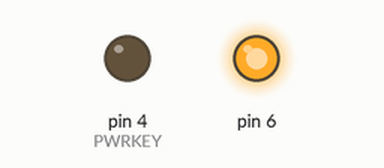
Bench run of a sketch on a simulated Arduino Uno, built with avr-gcc and run on an emulated ATmega328P. On the bench: output pins drawn as LEDs (lit = HIGH). The modem accepts every AT command (registered, SIM ready, sends succeed) and sends nothing else; pins used as bus, display or sensor lines are not drawn; what the sketch prints to the serial monitor is not drawn.

Above: at 0.1 s.
At 20.2 s:
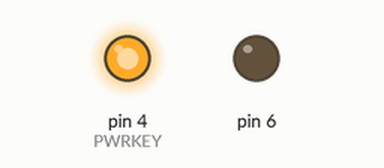
At 89.4 s:
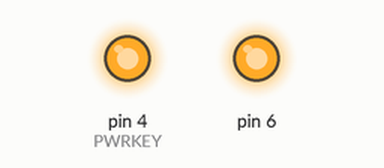
Timing chart, 0 to 119.9 s (numbered marks = the images above):
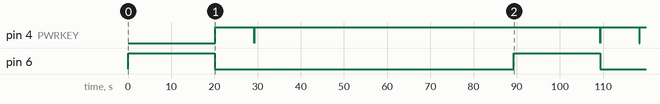

Measured:
- by itself, pin 4 (PWRKEY): goes HIGH 9.0 s, LOW 0.07 s, HIGH 80.1 s, LOW 0.06 s, HIGH 9.0 s, LOW 0.07 s, then HIGH
- by itself, pin 6: HIGH → LOW at 20.1 s, → HIGH 69.2 s later, → LOW 20.0 s later

The sketch:

BoSL.ino
```cpp
//todo add check for if i2c device is present to change error code

#include <avr/power.h>
#include <SoftwareSerial.h>
#include <LowPower.h>


#define SIMCOM_7000 // SIM7000A/C/E/G
#define BAUDRATE 9600 // MUST be below 19200 (for stability) but 9600 is more stable

#define CHARBUFF 196 //SIM7000 serial response buffer //longer than 255 will cause issues
#define MAXTRASMITINTERVAL 60000//milli seconds

// For SIM7000 BoSL board
#define PWRKEY 4
#define DTR 5 // Connect with solder jumper
#define BOSL_RX 3 // Microcontroller RX
#define BOSL_TX 2 // Microcontroller TX
#define VEL_RX 8
#define VEL_TX 9
#define VEL_RST 7

//Site specific config
#define SITEID "VELOCITY_TEST_10K_TEST"
//does not do anything atm // change values in transmit function
//#define APN "telstra.internet" //FOR TELSTRA
//#define APN "mdata.net.au" //FOR ALDI MOBILE

//default variable array (complilation purposes only)
bool defaultVars[6] = {1,1,1,1,1,1};

//millis timer variable
extern volatile unsigned long timer0_millis;

//gobal variables
char response[CHARBUFF]; //sim7000 serial response buffer
uint32_t lstTransmit = 0; //timestamp of last transmit (milli seconds)
String dataStr; //Transmit URL

//GPS reponse stings
char vel[80];
char press[2];
char EC[2];
char air[2];
char Nview[2];
char CBC[5];
//previous GPS reponse strings
char Lstvel[80];
char Lstpress[2];
char LstEC[2];
char Lstair[2];
char LstNview[2];

//SIM7000 serial object
SoftwareSerial simCom = SoftwareSerial(BOSL_RX, BOSL_TX);
SoftwareSerial velPort = SoftwareSerial(VEL_RX, VEL_TX);


////clears char arrays////
void charBuffclr(bool clrVars[6] = defaultVars){
    if(clrVars[0]){
    memset(vel, '\0', 80);
    }
    if(clrVars[1]){
    memset(press, '\0', 2);
    }
    if(clrVars[2]){
    memset(EC, '\0', 2);
    }
    if(clrVars[3]){
    memset(air, '\0', 2);
    }
    if(clrVars[4]){
    memset(Nview, '\0', 2);
    }
    if(clrVars[5]){
    memset(CBC, '\0', 5);
    }
}

////clears char arrays////
void LstcharBuffclr(bool clrVars[6] = defaultVars){
    if(clrVars[0]){
    memset(Lstvel, '\0', 80);
    }
    if(clrVars[1]){
    memset(Lstpress, '\0', 2);
    }
    if(clrVars[2]){
    memset(LstEC, '\0', 2);
    }
    if(clrVars[3]){
    memset(Lstair, '\0', 2);
    }
    if(clrVars[4]){
    memset(LstNview, '\0', 2);
    }
}

////stores coordinate data as previous and clears current arrays////
void charBuffAdvance(bool advVars[6] = defaultVars){
    uint8_t i;

    if(advVars[0]){
        for(i = 0; i < 80; i++){
            Lstvel[i] = vel[i];
        }
    }
    if(advVars[1]){
        for(i = 0; i < 2; i++){
            Lstpress[i] = press[i];
        }
    }
    if(advVars[2]){
        for(i = 0; i < 2; i++){
            LstEC[i] = EC[i];
        }
    }
    if(advVars[3]){
        for(i = 0; i < 2; i++){
            Lstair[i] = air[i];
        }
    }
    if(advVars[4]){
        for(i = 0; i < 2; i++){
            LstNview[i] = Nview[i];
        }
    }

    bool clrVars[6] = {1,1,1,1,1,0};

    charBuffclr(clrVars);
}

////reads battery voltage from responce char array////
void storeCBCresponse(){

    bool end = 0;
    uint8_t x = 0;
    uint8_t j = 0;

    bool clrVars[6] = {0,0,0,0,0,1};

    charBuffclr(clrVars);

    //loop through reponce to extract data
    for (uint8_t i=0; i < CHARBUFF; i++){

        //string splitting cases
        switch(response[i]){
        case ':':
            x = 9;
            j=0;
            i += 2;
            break;

        case ',':
            x++;
            j=0;
            break;

        case '\0':
            end = 1;
            break;
        case '\r':
            x++;
            j=0;
            break;
        }
        //write to char arrays
        if (response[i] != ','){
            switch(x){
                case 11:
                    CBC[j] = response[i];
                break;
            }
            //increment char array counter
            j++;
        }
        //break loop when end flag is high
        if (end){
            i = CHARBUFF;
        }
    }

}

void setup() {
 pinMode(6, OUTPUT);
 digitalWrite(6, HIGH);

  //clear buffers
  charBuffclr();
  LstcharBuffclr();

  //ensure sim is in the off state
  simOff();

  //begin serial
  Serial.begin(BAUDRATE);
  simCom.begin(BAUDRATE);
  simCom.listen();

  Serial.println("Initialising SIM 7000");
  //initialise sim (on arduino startup only)
	// simOn();
    // simInit();

    // netReg();

    // netUnreg();

	// simOff();
}

void loop() {

	  // pinMode(7,INPUT);
	  // pinMode(8,INPUT);
	  // pinMode(9,INPUT);

      charBuffclr();
      digitalWrite(6,HIGH);
      Serial.println("VEL");

      velread();

	  digitalWrite(6,LOW);

	  for(int j = 0; j < 79; j++){
		  Serial.print(vel[j]);
	  }
	  Serial.println(vel[79]);

      if(shouldTrasmit()){
            simOn();

            netUnreg();

            CBCread();

            Transmit();

            simOff();
      }


    Serial.println("Sleep");
	Serial.println();
		//delay(15000);
	Sleepy(60);
}

void velread(){
	uint32_t tout = 0;
	char bytin = 0;
	uint8_t i = 0;


	pinMode(VEL_RST, OUTPUT);
	digitalWrite(VEL_RST, LOW);
	delay(10);
	digitalWrite(VEL_RST, HIGH);
	pinMode(VEL_RST, INPUT);

	velPort.begin(9600);
	velPort.listen();

	tout = millis();
	while(millis() - tout < 10000){
        if(velPort.available() != 0){
			bytin = velPort.read();
			if(bytin == 'R'){

				break;
			}
		}
	}


	velPort.print('V');

	tout = millis();
	while((millis()- tout < 10000) and (i<80)){
		if(velPort.available() != 0){

		   bytin = velPort.read();
		   if(bytin == ' '){
			continue;
           }
		   vel[i] = bytin;

            // check if the desired answer is in the response of the module
            if (vel[i] == 'T')
            {
                vel[i] = '\0';
				break;
            }
			i++;
        }

	 }

	velPort.print('S');
	velPort.flush();
	velPort.end();
	simCom.listen();
}


////SLEEPS FOR SET TIME////
void Sleepy(uint16_t tsleep){ //Sleep Time in seconds

    simCom.flush(); // must run before going to sleep

    Serial.flush(); // ensures that all messages have sent through serial before arduino sleeps

    LowPower.powerDown(SLEEP_4S, ADC_OFF, BOD_OFF); //8 seconds dosen't work on the 8mhz
    //advance millis timer as it is paused in sleep
    noInterrupts();
    timer0_millis += 4000;
    interrupts();


    while(tsleep >= 8){
        LowPower.powerDown(SLEEP_4S, ADC_OFF, BOD_OFF); //8 seconds dosen't work on the 8mhz
        //advance millis timer as it is paused in sleep
        noInterrupts();
        timer0_millis += 4000;
        interrupts();

        tsleep -= 4;
    }
}

////TRANSMITS LAST GPS CORDINATES TO WEB////
void Transmit(){

    dataStr = "AT+HTTPPARA=\"URL\",\"www.bosl.com.au/IoT/testing/scripts/WriteMe.php?SiteName=";

    dataStr += SITEID;
    dataStr += ".csv&T=";
    dataStr += CBC;
    dataStr += "&V=";
    dataStr += vel;
    dataStr += "\"";

    netReg();


    ///***check logic
   //set CSTT - if it is already set, then no need to do again...
        sendATcmd(F("AT+CSTT?"), "OK",1000);
        if (strstr(response, "mdata.net.au") != NULL){
            //this means the cstt has been set, so no need to set again!
            Serial.println("CSTT already set to APN ...no need to set again");
       } else {
            sendATcmd(F("AT+CSTT=\"mdata.net.au\""), "OK",1000);
        }


    //close open bearer
    sendATcmd(F("AT+SAPBR=2,1"), "OK",1000);
    if (strstr(response, "1,1") == NULL){
        if (strstr(response, "1,3") == NULL){
        sendATcmd(F("AT+SAPBR=0,1"), "OK",1000);
        }
        sendATcmd(F("AT+SAPBR=1,1"), "OK",1000);
    }

    sendATcmd(F("AT+HTTPINIT"), "OK",1000);
    sendATcmd(F("AT+HTTPPARA=\"CID\",1"), "OK",1000);

    sendATcmd(dataStr, "OK",1000);

   sendATcmd(F("AT+HTTPACTION=0"), "200",2000);
    sendATcmd(F("AT+HTTPTERM"), "OK",1000);
  //close the bearer connection
    sendATcmd(F("AT+SAPBR=0,1"), "OK",1000);

    netUnreg();

    lstTransmit = millis();
    charBuffAdvance();
}

////RETURNS TRUE IF SIM7000 SHOULD TRANSMIT////
bool shouldTrasmit(){
	return 1;
    //checks to see if it has been longer than max transmit interval
    if (MAXTRASMITINTERVAL < millis() - lstTransmit){
        return 1;
    }

    //if all checks for transmit are not nessesary, return false
    return 0;
}


////power down cellular functionality////
void netUnreg(){
    sendATcmd(F("AT+CFUN=0"), "OK", 1000);
}

////register to network////
void netReg(){
    sendATcmd(F("AT+CFUN=0"), "OK", 1000);

    if(sendATcmd(F("AT+CFUN=1"), "+CPIN: READY", 1000) == 0){
        sendATcmd(F("AT+CFUN=6"), "OK", 10000);
        xDelay(10000);

        sendATcmd(F("AT+CFUN=1"), "OK", 1000);
    }
    xDelay(2000);
    sendATcmd(F("AT+CREG?"), "+CREG: 0,1", 2000);
}

////sends at command, checks for reply////
bool sendATcmd(String ATcommand, char* expctAns, unsigned int timeout){
    uint32_t timeStart;
    bool answer;
    uint8_t a=0;

    do{a++;

    Serial.println(ATcommand);

    answer=0;

    timeStart = 0;


    delay(100);

    while( simCom.available() > 0) {
        simCom.read();    // Clean the input buffer
    }

    simCom.println(ATcommand);    // Send the AT command


    uint8_t i = 0;
    timeStart = millis();
    memset(response, '\0', CHARBUFF);    // Initialize the string

    // this loop waits for the answer

    do{
        if(simCom.available() != 0){
            response[i] = simCom.read();
            i++;
            // check if the desired answer is in the response of the module
            if (strstr(response, expctAns) != NULL)
            {
                answer = 1;
            }
        }


        // Waits for the asnwer with time out
    }
    while((answer == 0) && ((millis() - timeStart) < timeout));

    if (expctAns == "0"){
                answer = 1;
            }
    Serial.println(response);

    }while(answer == 0 && a < 5);

     a = 0;
     return answer;
}


////initialises sim on arduino startup////
void simInit(){

      sendATcmd(F("AT+IPR=9600"),"OK",1000);

      sendATcmd(F("ATE0"),"OK",1000);

      sendATcmd(F("AT&W0"),"OK",1000);

}


////powers on SIM7000////
void simOn() {
    //do check for if sim is on
	pinMode(PWRKEY, OUTPUT);
	pinMode(BOSL_TX, OUTPUT);
	digitalWrite(BOSL_TX, HIGH);
	pinMode(BOSL_RX, INPUT_PULLUP);


	digitalWrite(PWRKEY, LOW);
	// See spec sheets for your particular module
	xDelay(1000); // For SIM7000

	digitalWrite(PWRKEY, HIGH);
    xDelay(4000);
}

////powers off SIM7000////
void simOff() {
	//  TX / RX pins off to save power

	digitalWrite(BOSL_TX, LOW);
	digitalWrite(BOSL_RX, LOW);

	digitalWrite(PWRKEY, LOW);

	// See spec sheets for your particular module
	xDelay(1200); // For SIM7000

	digitalWrite(PWRKEY, HIGH);
    xDelay(2000);
}

void CBCread(){
    //get GNSS data
    if (sendATcmd(F("AT+CBC"), "OK",1000)){

        storeCBCresponse();

    }
}

//like delay but lower power and more dodgy//
void xDelay(uint32_t tmz){
	uint32_t tmzslc = tmz/64;
	//64 chosen as ballance between power savings and time spent in full clock mode
	clock_prescale_set(clock_div_64);
		delay(tmzslc);
	clock_prescale_set(clock_div_1);

	cli();
	timer0_millis += 63*tmzslc;
	sei();

	delay(tmz-64*tmzslc);
}
```
